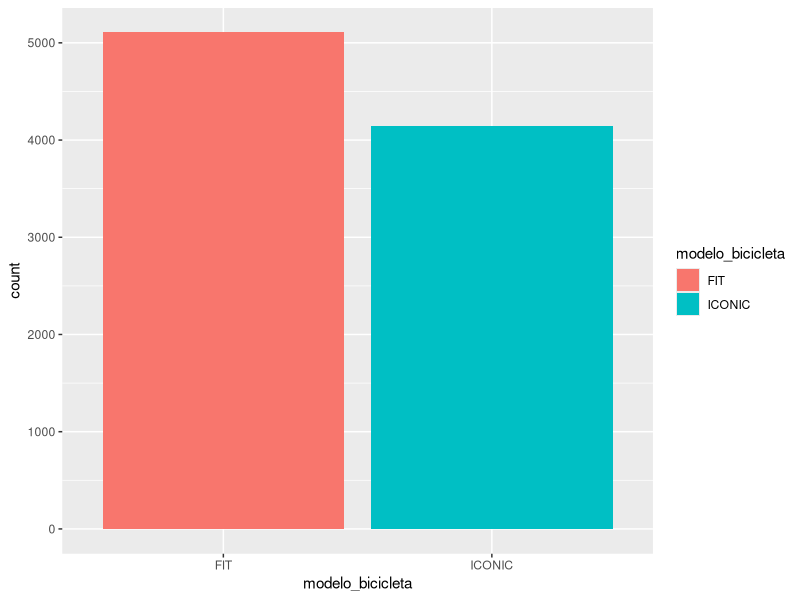
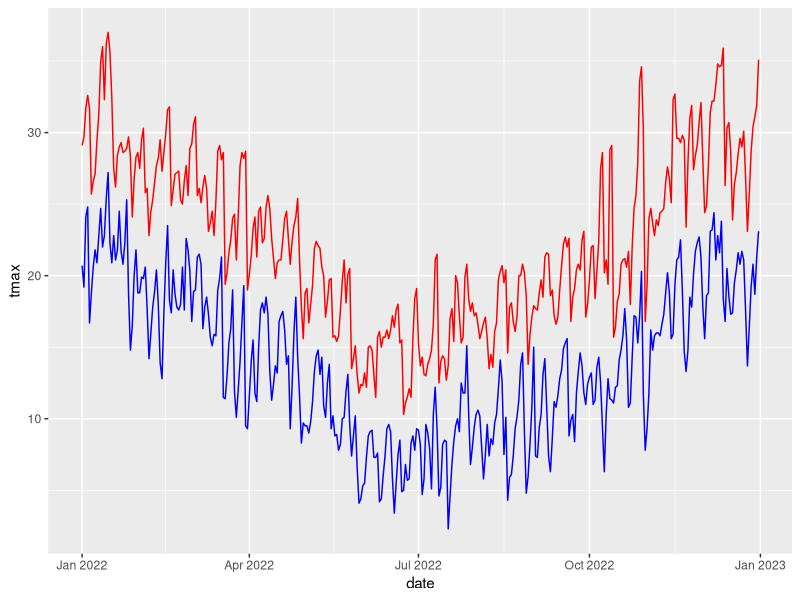
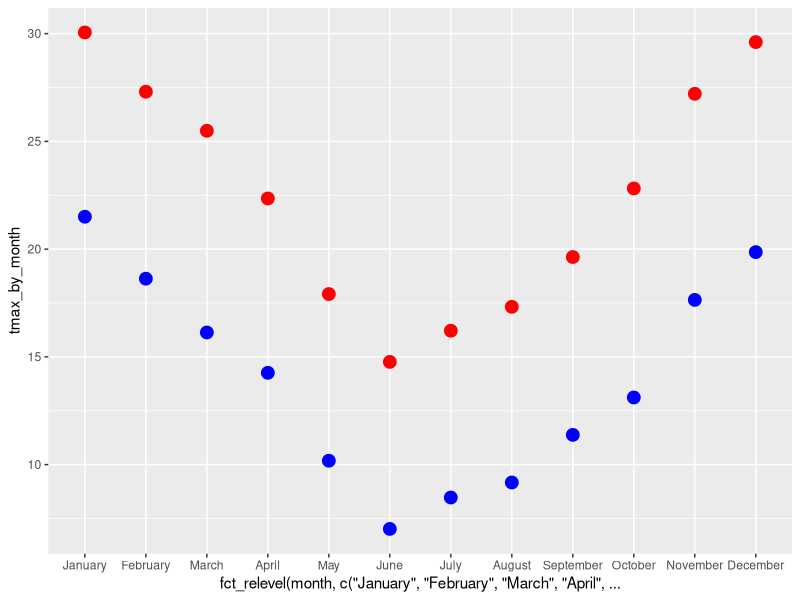
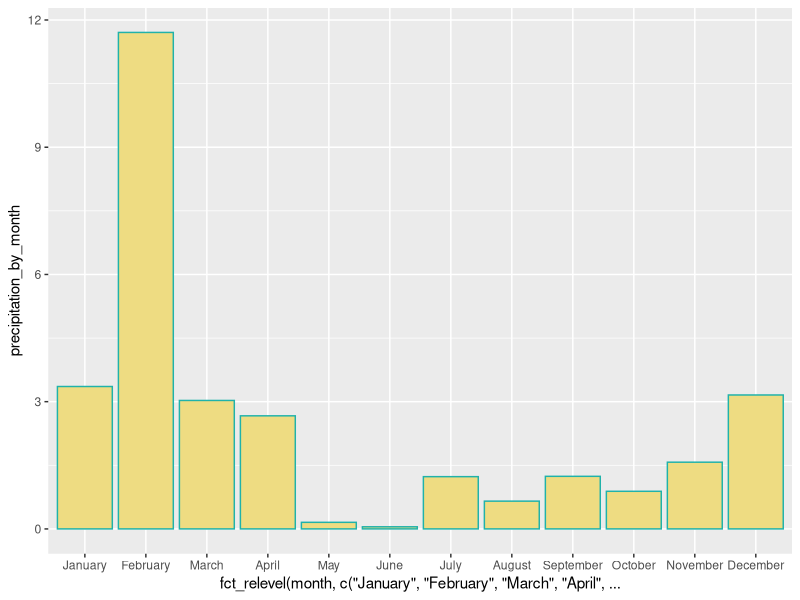
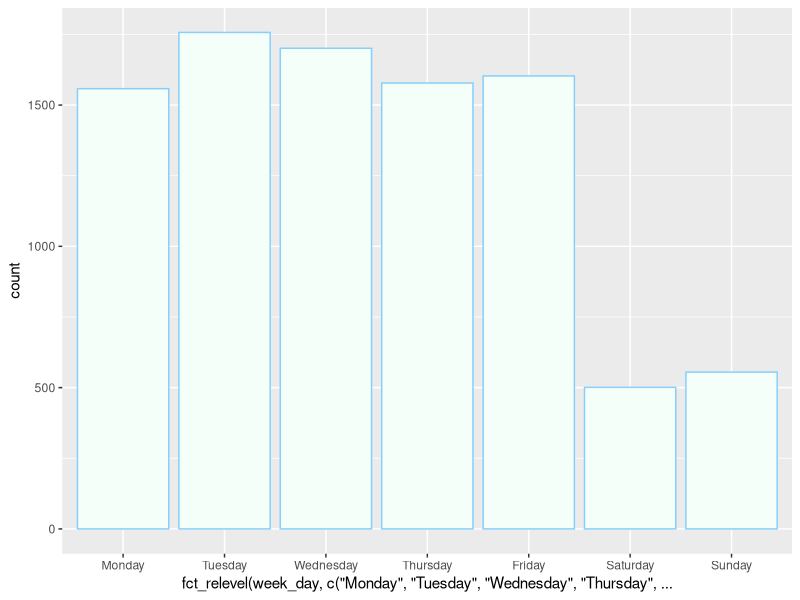
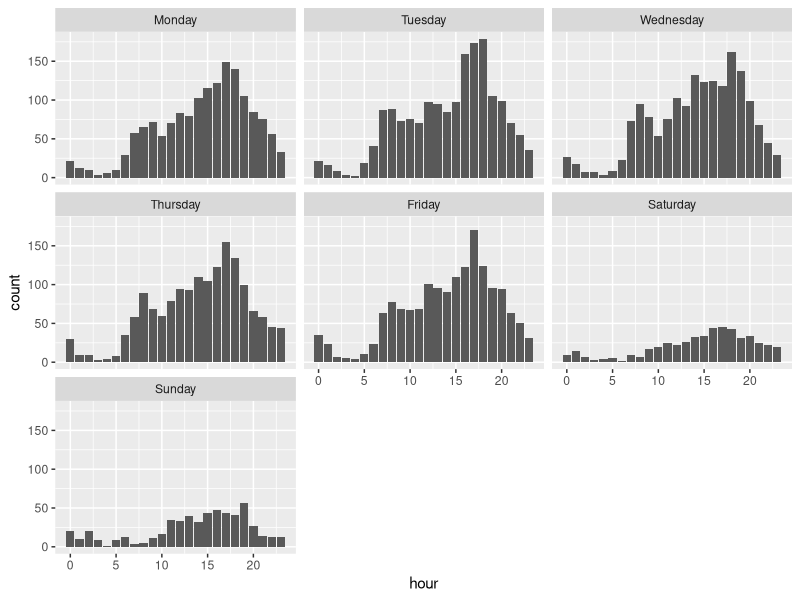
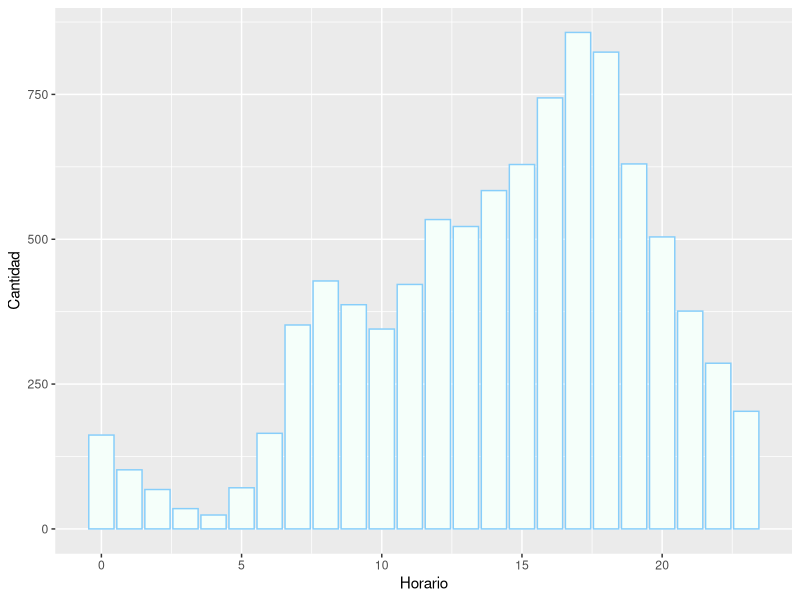
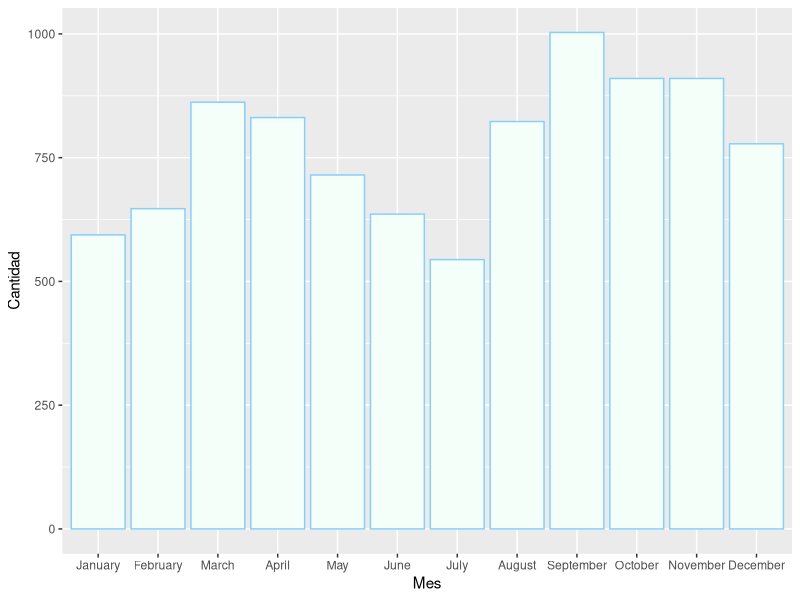

The R script that drew these images, in order:

#Librerias ----
library(readr)
library(tidyverse)



#Dataframes ----

#Lectura de dataframes. Para leer los archivos csv usamos el comando read_csv.

clima_aeroparque_BA_2022 <- read_csv("Data/Clima_Aeroparque_BA.csv")
View(Clima_Aeroparque_BA)

bike_trips_2022 <- read_csv("Data/trips_2022_reducido.csv")

#Filtramos el dataframe de bicis
bike_trips_2022_5_to_60_min <- bike_trips_2022 %>% 
  filter(between(duracion_recorrido, left = 60*5, right = 60*60))

#Dtaframe de bicis filtrado con 3 variables mas: mes, dia de la semana y horario
month_day_hour_bike_trips_2022_5_to_60_min <- bike_trips_2022_5_to_60_min %>% 
  mutate(month = months(fecha_origen_recorrido), hour = hour(fecha_origen_recorrido), week_day = wday(fecha)) %>% 
  mutate(week_day = case_when(week_day == 1 ~ "Sunday",
                              week_day == 2 ~ "Monday",
                              week_day == 3 ~ "Tuesday",
                              week_day == 4 ~ "Wednesday",
                              week_day == 5 ~ "Thursday",
                              week_day == 6 ~ "Friday",
                              week_day == 7 ~ "Saturday"))
         


#Dtaframe del clima con 1 variables mas: mes
clima_aeroparque_BA_2022_bymonth <- clima_aeroparque_BA_2022 %>% 
  mutate(month = months(date)) 

  
  


#Dataframe bike_trips_2022_5_to_60_min ----

#esto es un resumen del datarframe de bicis con viajes entre 5 a 20 minutos
summary_bike_trips_2022_5_to_60_min <- summary(bike_trips_2022_5_to_60_min) 

#visualizacion de viajes en minutos
trips_duration_in_minutes <- bike_trips_2022_5_to_60_min %>% 
  mutate(duracion_recorrido = duracion_recorrido/60) %>% 
  ggplot(mapping = aes(x = duracion_recorrido)) +
  geom_histogram(colour = "#E6AC6E", fill = "beige", bins = 11) +
  labs(x = "Duracion", y = "Cantidad", title = "Duracion de los recorridos en minutos")

#dataframe con el viaje promedio y la mediana
promedio_y_mediana_de_viajes <-  bike_trips_2022_5_to_60_min %>% 
  mutate(duracion_recorrido = duracion_recorrido/60) %>% 
  summarise("viaje promedio" = mean(duracion_recorrido), mediana = median(duracion_recorrido))

#visualizacion de viajes por mes
trips_by_month <- month_day_hour_bike_trips_2022_5_to_60_min %>% 
  ggplot(mapping = aes(x = fct_relevel(month, c("January", "February", "March", "April", "May", "June", "July", "August", "September", "October", "November", "December")))) +
  geom_bar(fill = "mintcream", colour = "lightskyblue") +
  labs(x = "Mes", y = "Cantidad")

#visualizacion de viajes por dia
trips_by_day <- month_day_hour_bike_trips_2022_5_to_60_min %>% 
  ggplot(mapping = aes(x = fct_relevel(week_day, c("Monday", "Tuesday", "Wednesday", "Thursday", "Friday", "Saturday", "Sunday"))))+
  geom_bar(fill = "mintcream", colour = "lightskyblue")

#visualizacion de viajes por hora
trips_by_hour <- month_day_hour_bike_trips_2022_5_to_60_min %>% 
  ggplot(mapping = aes(x = hour)) +
  geom_bar(fill = "mintcream", colour = "lightskyblue") +
  labs(x = "Horario", y = "Cantidad")

#visualizacion de viajes por mes y hora
trips_by_month_and_hour <- month_day_hour_bike_trips_2022_5_to_60_min %>% 
  group_by(month) %>% 
  ggplot(mapping = aes(x = hour)) +
  geom_bar() +
  facet_wrap(~fct_relevel(month, c("January", "February", "March", "April", "May", "June", "July", "August", "September", "October", "November", "December")))

#visualizacion de viajes por dia y hora
trips_by_day_and_hour <- month_day_hour_bike_trips_2022_5_to_60_min %>% 
  group_by(week_day) %>% 
  ggplot(mapping = aes(x = hour)) +
  geom_bar() +
  facet_wrap(~fct_relevel(week_day, c("Monday", "Tuesday", "Wednesday", "Thursday", "Friday", "Saturday", "Sunday")))

#dataframe con la cantidad de estaciones de origen 
origin_trip <- bike_trips_2022_5_to_60_min %>% 
  select(id_estacion_origen, nombre_estacion_origen) %>% 
  group_by(id_estacion_origen, nombre_estacion_origen) %>% 
  summarise(amount_by_station = n()) %>% 
  arrange(desc(amount_by_station))

#dataframe con la cantidad de estaciones de llegada
destination_trip <- bike_trips_2022_5_to_60_min %>% 
  select(id_estacion_destino, nombre_estacion_destino) %>% 
  group_by(id_estacion_destino, nombre_estacion_destino) %>% 
  summarise(amount_by_station = n()) %>% 
  arrange(desc(amount_by_station)) 

#viajes mas comunes
common_trips <- bike_trips_2022_5_to_60_min %>% 
  select(id_estacion_origen, nombre_estacion_origen, id_estacion_destino, nombre_estacion_destino) %>% 
  group_by(id_estacion_origen, nombre_estacion_origen, id_estacion_destino, nombre_estacion_destino) %>% 
  summarise(amount = n()) %>% 
  arrange(desc(amount))

#tipo de bici
bike_type <- bike_trips_2022_5_to_60_min %>% 
  select(modelo_bicicleta) %>% 
  ggplot(mapping = aes(x = modelo_bicicleta, fill = modelo_bicicleta)) +
  geom_bar()

#uso de bicis por genero
use_of_bikes_by_gender <- bike_trips_2022_5_to_60_min %>% 
  select(Género) %>% 
  filter(!is.na(Género)) %>% 
  ggplot(mapping = aes(x = Género, fill = Género)) + 
  geom_bar()


#Dataframe clima_aeroparque_BA_2022 ----

#dataframe summary del clima
summary_weather <- summary(clima_aeroparque_BA_2022)

#grafico de temperaturas por mes
grafico_temperatura_por_mes <- clima_aeroparque_BA_2022_bymonth %>% 
  select(tmin, tmax, tavg, month) %>% 
  group_by(month) %>% 
  summarise(tmin_by_month = mean(tmin), tmax_by_month = mean(tmax), tavg_by_month = mean(tavg)) %>% 
  ggplot(mapping = aes(x = fct_relevel(month, c("January", "February", "March", "April", "May", "June", "July", "August", "September", "October", "November", "December")), y = tmax_by_month)) +
  geom_point(colour = "red", size = 4) +
  geom_point(aes(x = fct_relevel(month, c("January", "February", "March", "April", "May", "June", "July", "August", "September", "October", "November", "December")), y = tmin_by_month), color = "blue", size = 4)

#grafico de temperaturas por dia
grafico_temperatura_por_dia <- clima_aeroparque_BA_2022_bymonth %>% ggplot(mapping = aes(x = date, y = tmax)) +
  geom_line(colour = "red") +
  geom_line(aes(y = tmin), colour = "blue")

#precipitaciones por mes
precipitaciones_por_mes <- clima_aeroparque_BA_2022_bymonth %>% 
  group_by(month) %>% 
  filter(!is.na(prcp)) %>% 
  summarise(precipitation_by_month = mean(prcp)) %>% 
  ggplot(mapping = aes(x = fct_relevel(month, c("January", "February", "March", "April", "May", "June", "July", "August", "September", "October", "November", "December")), y = precipitation_by_month)) +
  geom_col(fill = "lightgoldenrod2", colour = "lightseagreen")
